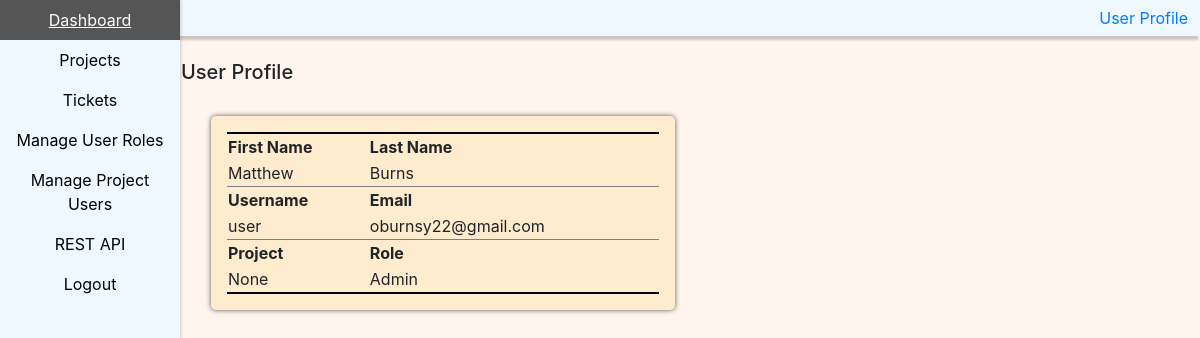
The app's page /user_profile/ (signed in) with its own data.
### core/models.py (models this page shows)
class User(models.Model):
    firstName = models.CharField(max_length=20)
    lastName = models.CharField(max_length=20)
    email = models.CharField(max_length=25)
    username = models.CharField(max_length=15, primary_key=True)
    password = models.CharField(max_length=15)
    role = models.CharField(max_length=15)
    project = models.ForeignKey(Project, on_delete=models.CASCADE, null=True)

### core/views.py (the view)
# urls.py: path('user_profile/', core_views.user_profile, name="user_profile"),
def user_profile(request):
    page_data={"rows":[], "userName":""}
    User_obj = User.objects.get(pk=request.user.username)
    row=[]
    row.append(User_obj.firstName)
    row.append(User_obj.lastName)
    row.append(User_obj.username)
    row.append(User_obj.email)
    row.append(User_obj.project)
    row.append(User_obj.role)
    page_data.get("rows").append(row)
    page_data["userName"] = User_obj.username
    return render(request, 'core/user_profile.html', context=page_data)

### templates/core/user_profile.html (shortened to what this page needs)
<!DOCTYPE html>
<html land="en">
  <head>
    {% load static %}
    <link rel="stylesheet" href="{% static 'style.css' %}" type="text/css"/>
  </head>
  <body>
    {% include "core/navigation_vertical.html" %}
    {% include "core/bootstrap.html" %}
    <div class="page_body">
      <div class="row">
        <h5> User Profile </h5>
      </div>
      <br>
      <div class="container">
        <div class="row">
          <div class="col">
            <div class="jumbotron">
            <table class="ticket_tables">
              <tr class="ticket_tables">
                <th>First Name</th>
                <th>Last Name</th>
              </tr>
              <tr class="ticket_tables">
                {% for items in rows %}
                  {% for cells in items %}
                    {% if forloop.counter0 == 0 or forloop.counter0 == 1 %}
                    <td class="ticket_tables">{{ cells }}</td>
                    {% endif %}
                  {% endfor %}
                {% endfor %}
              </tr>
              <tr class="ticket_tables">
                <th>Username</th>
                <th>Email</th>
              </tr>
              <tr class="ticket_tables">
                {% for items in rows %}
                  {% for cells in items %}
                    {% if forloop.counter0 == 2 or forloop.counter0 == 3 %}
                      <td class="ticket_tables">{{ cells }}</td>
                    {% endif %}
                  {% endfor %}
                {% endfor %}
              </tr>
              <tr class="ticket_tables">
                <th>Project</th>
                <th>Role</th>
              </tr>
              <tr class="ticket_tables">
                {% for items in rows %}
                  {% for cells in items %}
                    {% if forloop.counter0 == 4 or forloop.counter0 == 5 %}
                      <td class="ticket_tables">{{ cells }}</td>
                    {% endif %}
                  {% endfor %}
                {% endfor %}
              </tr>
            </table>
          </div>
          </div>
          <div class="col"></div>
        </div>
      </div>
    </div>
  </body>
</html>

### static/style.css (style rules this page uses)
div.jumbotron { padding: 1rem 1rem; background-color: #FFEBCD; -moz-box-shadow: 0 0 5px #555; -webkit-box-shadow: 0 0 5px #555; box-shadow: 0 0 5px #555; }
div.page_body { margin-left:15%;padding:1px 16px;height:100%;background-color:#FFF5EE;padding-top: 5%; }
table.ticket_tables { border: 2px solid black; border-left: none; border-right: none; width: 100%; }
tr.ticket_tables { border-left: none; border-right: none; border-top: none; width: 100%; }
td.ticket_tables { border: 1px solid grey; border-top: none; border-left: none; border-right: none; }
html { height: 100%; }
body { height: 100%; }

### records on screen
User: items "Matthew" "Burns", items "user" "oburnsy22@gmail.com", items "Admin"

### other values on screen
{{ cells }} "None"
